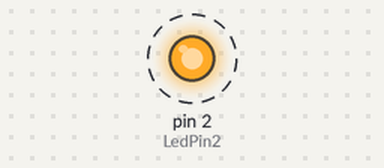
A sketch run on a simulated Arduino Uno, built with avr-gcc and run on an emulated ATmega328P. Parts: output pins drawn as LEDs (lit = HIGH). Dashed ring = blinking.

Above: at 0.5 s.
Timing chart, 0 to 4.6 s (numbered marks = the images above):
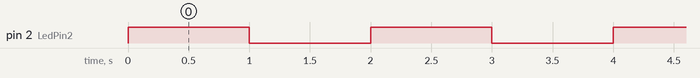

The sketch:

LEDStudy.ino
```cpp
int LedPin2 = 2;

void setup() {
  pinMode(LedPin2, OUTPUT);
}

void loop() {
  digitalWrite(LedPin2,HIGH);
  delay(1000);
  digitalWrite(LedPin2,LOW);
  delay(1000);
}
```

Measured:
- by itself, pin 2 (LedPin2): alternates HIGH for 1.0 s and LOW for 1.0 s
